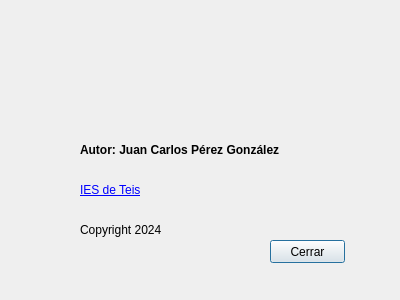
<?xml version="1.0" encoding="UTF-8"?>
<ui version="4.0">
 <class>dlgAbout</class>
 <widget class="QDialog" name="dlgAbout">
  <property name="windowModality">
   <enum>Qt::ApplicationModal</enum>
  </property>
  <property name="geometry">
   <rect>
    <x>0</x>
    <y>0</y>
    <width>400</width>
    <height>300</height>
   </rect>
  </property>
  <property name="windowTitle">
   <string>Acerca de...</string>
  </property>
  <property name="modal">
   <bool>true</bool>
  </property>
  <widget class="QLabel" name="label">
   <property name="geometry">
    <rect>
     <x>80</x>
     <y>180</y>
     <width>71</width>
     <height>21</height>
    </rect>
   </property>
   <property name="text">
    <string>&lt;a href=&quot;http://www.iesteis.es&quot;&gt;IES de Teis&lt;/a&gt;</string>
   </property>
   <property name="openExternalLinks">
    <bool>true</bool>
   </property>
   <property name="textInteractionFlags">
    <set>Qt::TextBrowserInteraction</set>
   </property>
  </widget>
  <widget class="QLabel" name="label_2">
   <property name="geometry">
    <rect>
     <x>80</x>
     <y>220</y>
     <width>111</width>
     <height>21</height>
    </rect>
   </property>
   <property name="text">
    <string>Copyright 2024 </string>
   </property>
   <property name="openExternalLinks">
    <bool>true</bool>
   </property>
   <property name="textInteractionFlags">
    <set>Qt::TextBrowserInteraction</set>
   </property>
  </widget>
  <widget class="QLabel" name="label_3">
   <property name="geometry">
    <rect>
     <x>80</x>
     <y>140</y>
     <width>201</width>
     <height>21</height>
    </rect>
   </property>
   <property name="font">
    <font>
     <weight>75</weight>
     <bold>true</bold>
    </font>
   </property>
   <property name="text">
    <string>Autor: Juan Carlos Pérez González</string>
   </property>
   <property name="openExternalLinks">
    <bool>true</bool>
   </property>
   <property name="textInteractionFlags">
    <set>Qt::TextBrowserInteraction</set>
   </property>
  </widget>
  <widget class="QPushButton" name="btnCerrarAbout">
   <property name="geometry">
    <rect>
     <x>270</x>
     <y>240</y>
     <width>75</width>
     <height>23</height>
    </rect>
   </property>
   <property name="text">
    <string>Cerrar</string>
   </property>
  </widget>
  <widget class="QLabel" name="label_4">
   <property name="geometry">
    <rect>
     <x>120</x>
     <y>20</y>
     <width>111</width>
     <height>81</height>
    </rect>
   </property>
   <property name="text">
    <string/>
   </property>
   <property name="pixmap">
    <pixmap>../img/logo.ico</pixmap>
   </property>
  </widget>
 </widget>
 <resources/>
 <connections/>
</ui>
